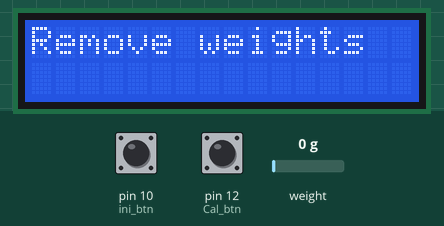
Recording of a sketch running on a simulated Arduino Uno, built with avr-gcc and run on an emulated ATmega328P. On the bench: 16×2 character LCD. The test bench sets the inputs (shaded band); at power-on: weight on the scale 0 g, pin 10 (ini_btn) HIGH, pin 12 (Cal_btn) LOW. What the sketch prints to the serial monitor is not drawn.

Above: at 1.2 s.
1.3 s: weight on the scale set to 100 g
At 4.5 s:
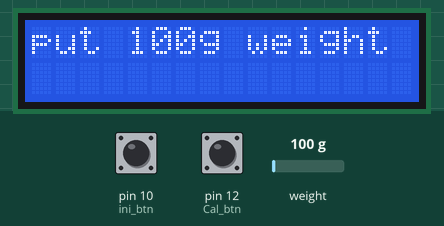
At 7.1 s:
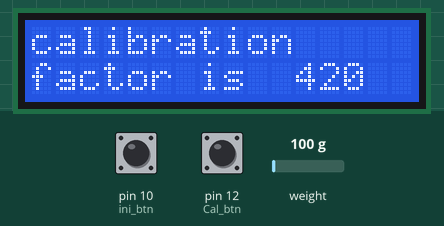
7.6 s: pin 10 (ini_btn) pulled LOW for 0.2 s
At 9.1 s:
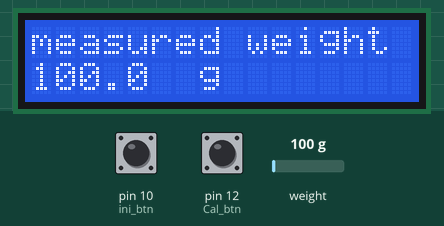
Timing chart, 0 to 10.6 s (numbered marks = the images above; inputs shaded):
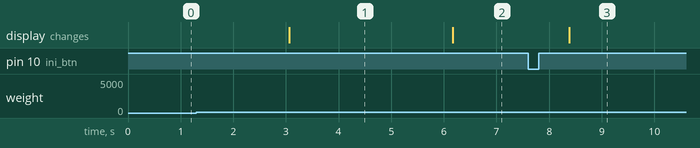

The sketch:

loadcell.ino
```cpp
//adding LCD library

#include<LiquidCrystal.h>
int rs = 7;
int en = 6;
int d4 = 5;
int d5 = 4;
int d6 = 3;
int d7 = 2;
LiquidCrystal lcd(rs,en,d4,d5,d6,d7);

// adding HX711 library

#include "HX711.h"
int Dout = A0;
int Sck = A1;
long reading;
HX711 scale;

// defining required parameters

int Cal_btn = 12;
int ini_btn = 10;
int CalBtn_cond;
int Ini_cond;
long calibration_factor;
int cal_weight = 100;
float actual_weight;

void setup() {
  // put your setup code here, to run once:
  Serial.begin(9600);
  scale.begin(Dout,Sck);
  lcd.begin(16,2);
}

void loop() {
  // Calibration process
  lcd.setCursor(0,0);
  Serial.println("remove any weight from the load cell");
  lcd.print("Remove weights");
  delay(3000);
  lcd.setCursor(0,0);
  Serial.println("put a 100g weight on the load cell");
  lcd.print("put 100g weight");
  delay(3000);
  CalBtn_cond = digitalRead(Cal_btn);

  while(CalBtn_cond == 1){
    CalBtn_cond = digitalRead(Cal_btn);
    delay(100);
  }
  reading = scale.read();
  calibration_factor = reading/cal_weight;
  Serial.print("calibration factor is: ");
  Serial.println(calibration_factor);
  lcd.clear();
  lcd.setCursor(0,0);
  lcd.print("calibration");
  lcd.setCursor(0,1);
  lcd.print("factor is ");
  lcd.setCursor(11,1);
  lcd.print(calibration_factor, DEC);

  while(true){
    Ini_cond = digitalRead(ini_btn);
    delay(100);

    if(Ini_cond == 0){
      reading = scale.read();
      actual_weight = reading/calibration_factor;
      Serial.print("Weight = ");
      Serial.print(actual_weight);
      Serial.println(" g");
      delay(500);
      lcd.clear();
      lcd.setCursor(0,0);
      lcd.print("measured weight is:");
      lcd.setCursor(0,1);
      lcd.print(actual_weight,DEC);
      lcd.setCursor(5,1);
      lcd.print("            ");
      lcd.setCursor(7,1);
      lcd.print("g");

    }

  }

}
```

Measured:
- after the input at 7.6 s, the display: changes after 0.78 s (image 3)
- what the display in image 1 shows lasts 3.1 s, from 3.1 s to 6.2 s
